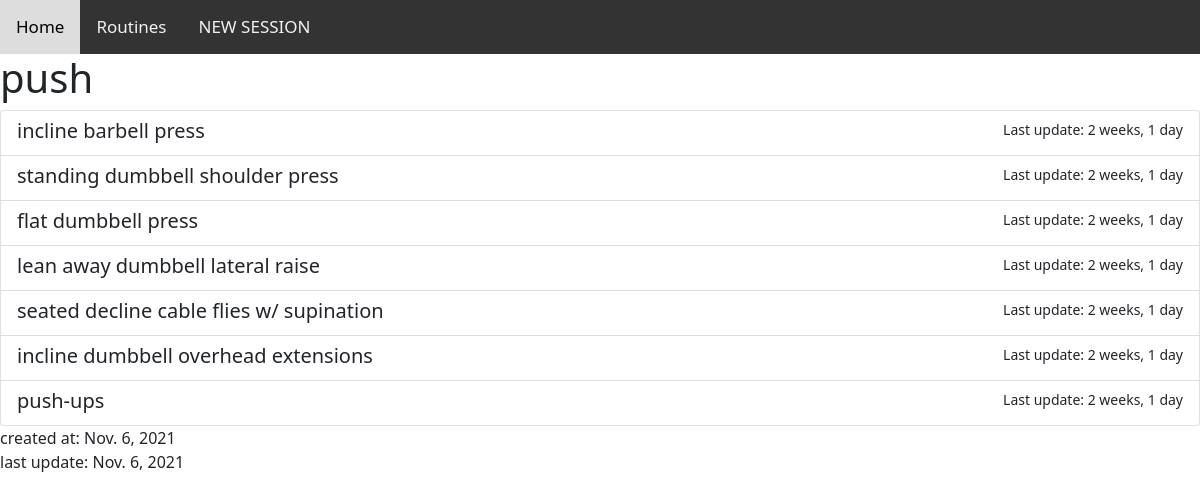
Page /sessions/routine/3/ (signed in) on the earlier database version.
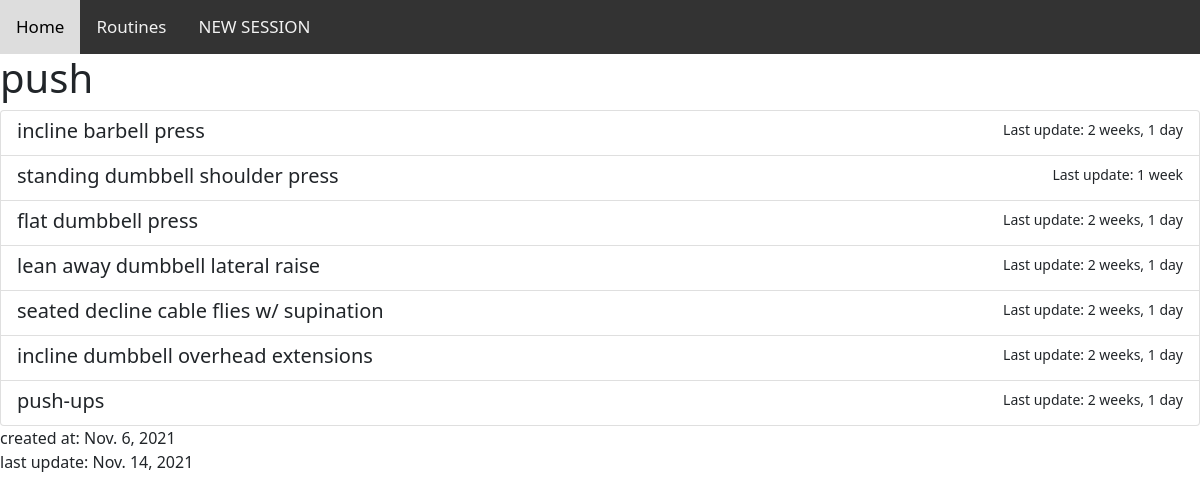
Same page on the later database version.
### sessions/models.py (models this page shows, shortened)
class Exercise(CloneMixin, models.Model):
    name = models.CharField(
        max_length=200,
        validators=[MinLengthValidator(2, "Name must be greater than 2 characters")]
    )
    sets = models.PositiveSmallIntegerField(default=1)
    repetitions = models.PositiveSmallIntegerField(default=1)
    weight = models.DecimalField(default=0, max_digits=5, decimal_places=2)
    notes = models.TextField(blank=True)
    created_at = models.DateTimeField(auto_now_add=True)
    updated_at = models.DateTimeField(auto_now=True)

class Routine(models.Model):
    name = models.CharField(
        max_length=200,
        validators=[MinLengthValidator(2, "Name must be greater than 2 characters")]
    )
    exercises = models.ManyToManyField(Exercise)
    last_workout = models.DateTimeField(null=True)
    created_at = models.DateTimeField(auto_now_add=True)
    updated_at = models.DateTimeField(auto_now=True)

### sessions/views.py (the view)
# urls.py: path('routine/<int:pk>/', RoutineDetail.as_view(), name='routine_detail'),
class RoutineDetail(LoginRequiredMixin, DetailView):
    model = Routine

### sessions/templates/sesh/routine_detail.html (shortened to what this page needs)
{% extends "layout.html" %}
{% block content %}
<h1>{{ routine.name }}</h1>
<div class="list-group">
    {% for exercise in routine.exercises.all  %}
            <a href="{% url 'sessions:exercise_detail' exercise.id %}" class="list-group-item list-group-item-action flex-column align-items-start">
                <div class="d-flex w-100 justify-content-between">
                    <h5 class="mb-1">{{ exercise.name }}</h5>
                    <small>Last update: {{ exercise.updated_at|timesince }}</small>
                </div>
            </a>
    {% empty %}
        No exercises yet.
    {% endfor %}
</div>
created at: {{ routine.created_at|date }}
<br>
last update: {{ routine.updated_at|date }}
{% endblock content %}

Differences in the rows shown:
changed Routine "push": updated_at "Nov. 6, 2021" → "Nov. 14, 2021"
changed Exercise "standing dumbbell shoulder press": updated_at "2 weeks, 1 day" → "1 week"
